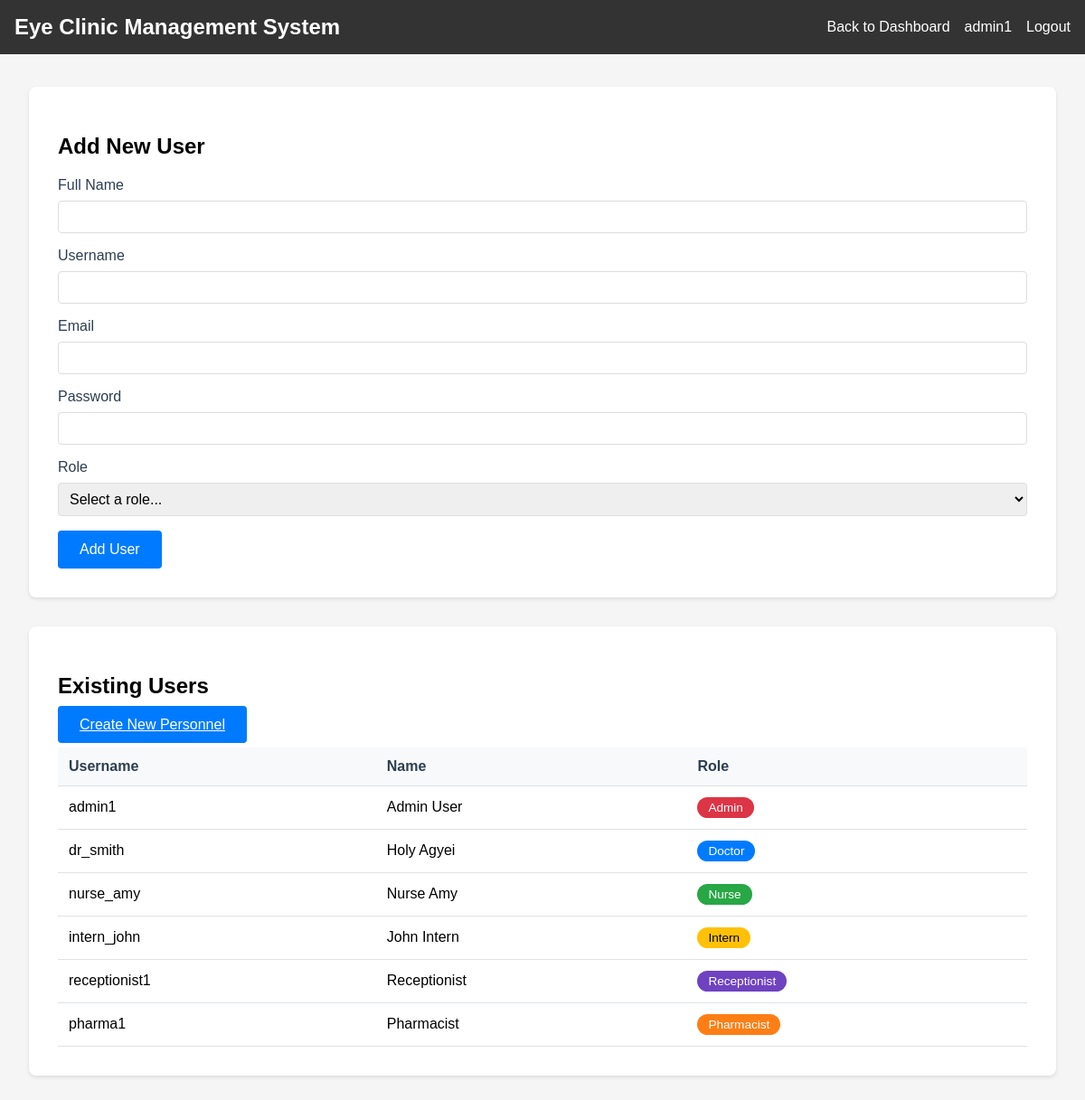
Before: /manage_users (signed in) with the older database file.
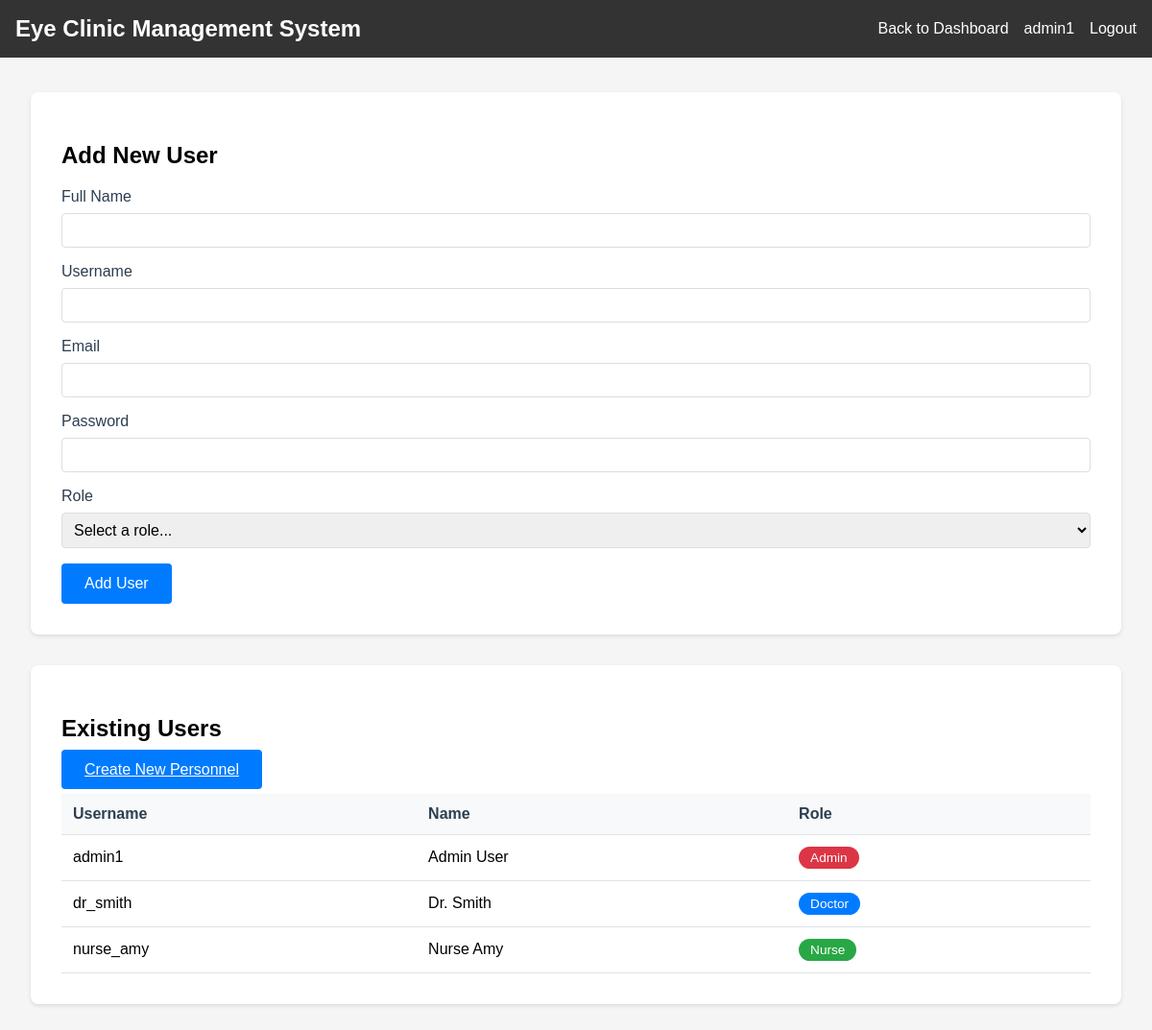
After: the same page with the newer database file.
### models.py (models this page shows, shortened)
class User(db.Model):
    id = db.Column(db.Integer, primary_key=True)
    username = db.Column(db.String(80), unique=True, nullable=False)
    email = db.Column(db.String(120), unique=True, nullable=False)
    password_hash = db.Column(db.String(120), nullable=False)
    role = db.Column(db.String(80), nullable=False)
    name = db.Column(db.String(120))
    status = db.Column(db.String(20), default='active')
    last_login = db.Column(db.DateTime, default=lambda: datetime.now(timezone.utc))
    custom_permissions = db.Column(db.String(500))  # Store tab permissions as comma-separated string
    created_at = db.Column(db.DateTime, default=lambda: datetime.now(timezone.utc))
    updated_at = db.Column(db.DateTime, default=lambda: datetime.now(timezone.utc), onupdate=lambda: datetime.now(timezone.utc))

### app.py (the view, shortened to what this page needs)
@app.route('/manage_users', methods=['GET', 'POST'])
@login_required
@admin_required
def manage_users():
    return render_template('manage_users.html',
                         username=session['username'],
                         role=session['role'],
                         users=User.query.all(),
                         available_roles=AVAILABLE_ROLES)

### app.py (called while the page is built)
def login_required(f):
    @wraps(f)
    def decorated_function(*args, **kwargs):
        if 'username' not in session:
            flash('Please log in first.')
            return redirect(url_for('login'))
        return f(*args, **kwargs)
    return decorated_function

def admin_required(f):
    @wraps(f)
    def decorated_function(*args, **kwargs):
        if 'role' not in session or session['role'] != 'Admin':
            flash('Admin access required.')
            return redirect(url_for('dashboard'))
        return f(*args, **kwargs)
    return decorated_function

### templates/manage_users.html (shortened to what this page needs)
<!DOCTYPE html>
<html lang="en">
<head>
</head>
<body>
    <div class="navbar">
        <div>
            <h2 style="margin: 0;">Eye Clinic Management System</h2>
        </div>
        <div style="display: flex; align-items: center; gap: 1rem;">
            <a href="{{ url_for('dashboard') }}">Back to Dashboard</a>
            <span>{{ username }}</span>
            <a href="{{ url_for('logout') }}">Logout</a>
        </div>
    </div>
    <div class="main-content">
        <div class="card">
            <h2>Add New User</h2>
            <form method="POST">
                <div class="form-group">
                    <label for="name">Full Name</label>
                    <input type="text" id="name" name="name" class="form-control" required>
                </div>
                <div class="form-group">
                    <label for="username">Username</label>
                    <input type="text" id="username" name="username" class="form-control" required>
                </div>
                <div class="form-group">
                    <label for="email">Email</label>
                    <input type="email" id="email" name="email" class="form-control" required>
                </div>
                <div class="form-group">
                    <label for="password">Password</label>
                    <input type="password" id="password" name="password" class="form-control" required>
                </div>
                <div class="form-group">
                    <label for="role">Role</label>
                    <select id="role" name="role" class="form-control" required>
                        <option value="">Select a role...</option>
                    </select>
                </div>
                <button type="submit" class="btn btn-primary">Add User</button>
            </form>
        </div>
        <div class="card">
            <h2>Existing Users</h2>
            <div style="margin-bottom: 1rem;">
                <a href="{{ url_for('create_personnel') }}" class="btn btn-primary">Create New Personnel</a>
            </div>
            <table class="users-table">
                <thead>
                    <tr>
                        <th>Username</th>
                        <th>Name</th>
                        <th>Role</th>
                    </tr>
                </thead>
                <tbody>
                    {% for user in users %}
                        <tr>
                            <td>{{ user.username }}</td>
                            <td>{{ user.name if user.name else 'N/A' }}</td>
                            <td><span class="role-badge role-{{ user.role }}">{{ user.role }}</span></td>
                        </tr>
                    {% endfor %}
                </tbody>
            </table>
        </div>
    </div>
</body>
</html>

### templates/manage_users.html (style rules this page uses)
body { font-family: Arial, sans-serif; margin: 0; padding: 0; background-color: #f5f5f5; }
.navbar { background-color: #333; padding: 1rem; color: white; display: flex; justify-content: space-between; align-items: center; position: fixed; top: 0; left: 0; right: 0; z-index: 1000; }
.navbar a { color: white; text-decoration: none; }
.main-content { margin-top: 4rem; padding: 2rem; max-width: 1200px; margin-left: auto; margin-right: auto; }
.card { background-color: white; padding: 2rem; border-radius: 8px; box-shadow: 0 2px 4px rgba(0, 0, 0, 0.1); margin-bottom: 2rem; }
.form-group { margin-bottom: 1rem; }
.form-group label { display: block; margin-bottom: 0.5rem; font-weight: 500; color: #2c3e50; }
.form-control { width: 100%; padding: 0.5rem; border: 1px solid #ddd; border-radius: 4px; font-size: 1rem; box-sizing: border-box; }
.btn { padding: 0.75rem 1.5rem; border: none; border-radius: 4px; font-size: 1rem; font-weight: 500; cursor: pointer; transition: all 0.2s; }
.btn-primary { background-color: #007bff; color: white; }
.users-table { width: 100%; border-collapse: collapse; margin-top: 1rem; }
.users-table th, .users-table td { padding: 0.75rem; text-align: left; border-bottom: 1px solid #dee2e6; }
.users-table th { background-color: #f8f9fa; font-weight: 600; color: #2c3e50; }
.role-badge { display: inline-block; padding: 0.25rem 0.75rem; border-radius: 20px; font-size: 0.85rem; font-weight: 500; }
.role-Admin { background-color: #dc3545; color: white; }
.role-Doctor { background-color: #007bff; color: white; }
.role-Nurse { background-color: #28a745; color: white; }

Changed rows visible on the page:
removed User: username "intern_john", name "John Intern", role "Intern"
removed User: username "receptionist1", name "Receptionist", role "Receptionist"
removed User: username "pharma1", name "Pharmacist", role "Pharmacist"
changed User "dr_smith": name "Holy Agyei" → "Dr. Smith"
